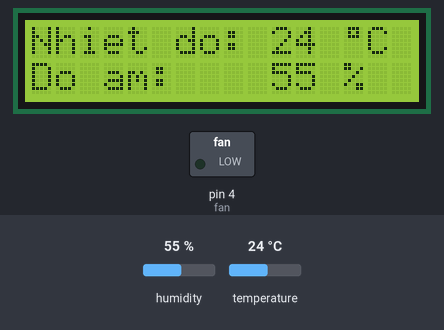
Recording of a sketch running on a simulated Arduino Uno, built with avr-gcc and run on an emulated ATmega328P. On the bench: 16×2 character LCD, switched loads named in the sketch (green lamp = pin HIGH). The inputs (shaded band) are chosen by the test bench; at power-on: temperature 24 °C, humidity 55 %.

Above: at 1.2 s.
1.3 s: temperature set to 29 °C
At 3.4 s:
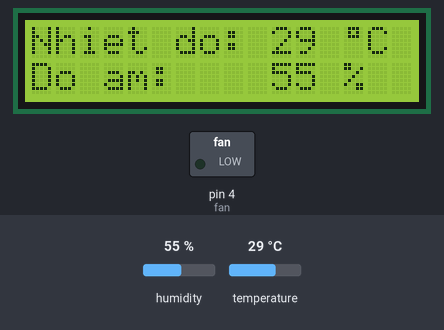
4.0 s: temperature set to 32 °C
At 6.1 s:
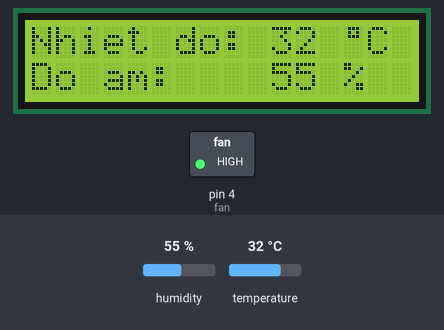
6.7 s: humidity set to 22 %
At 9.4 s:
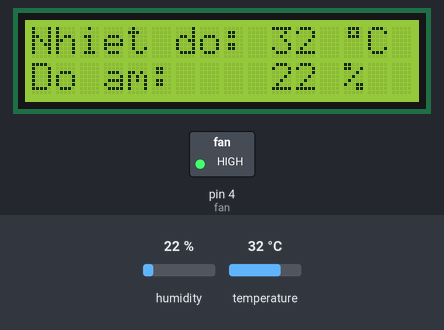
9.8 s: humidity set to 40 %
At 11.4 s:
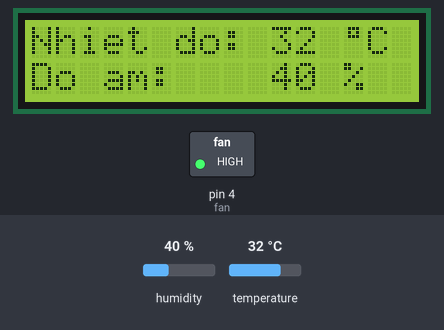
Timing chart, 0 to 12.9 s (numbered marks = the images above; inputs shaded):
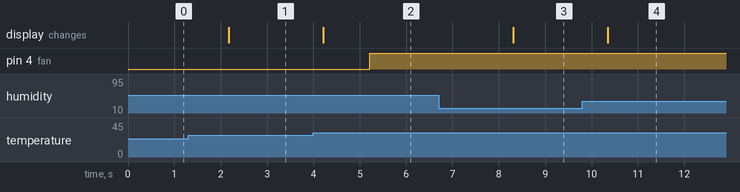

Measured:
- the behaviour switches between 30 and 31 °C on temperature (found by bisection; images 1 and 2)
- after the input at 1.3 s, the display: changes after 0.87 s (image 1)
- after the input at 4.0 s, pin 4 (fan): LOW → HIGH after 1.2 s; the display: changes after 0.21 s (image 2)
- after the input at 6.7 s, the display: changes after 1.6 s (image 3)
- after the input at 9.8 s, the display: changes after 0.55 s (image 4)

The sketch:

DHT11.ino
```cpp
int fan = 4;

#include <DHT.h>
#include <Wire.h>
#include <LiquidCrystal_I2C.h>

LiquidCrystal_I2C lcd(0x27,16,2);

const int DHTPIN = 7;
const int DHTTYPE = DHT11;
DHT dht(DHTPIN, DHTTYPE);

byte degree[8] = {
  0B01110,
  0B01010,
  0B01110,
  0B00000,
  0B00000,
  0B00000,
  0B00000,
  0B00000
};

void setup() {
  lcd.init();
  lcd.backlight();

  lcd.print("Nhiet do: ");
  lcd.setCursor(0,1);
  lcd.print("Do am: ");

  lcd.createChar(1, degree);

  pinMode(fan, OUTPUT);

  dht.begin();
}

void loop() {
  float h = dht.readHumidity();
  float t = dht.readTemperature();

  Serial.print("Nhiet do: ");
  Serial.println(t);
  Serial.print("Do am: ");
  Serial.println(h);

  Serial.println();
  if (isnan(t) || isnan(h)) {
  }
  else {
    lcd.setCursor(10,0);
    lcd.print(round(t));
    lcd.print(" ");
    lcd.write(1);
    lcd.print("C");

    lcd.setCursor(10,1);
    lcd.print(round(h));
    lcd.print(" %");
  }
  delay(1000);
  if(t > 30)
  {
    digitalWrite(fan,HIGH); //Bật quạt
  }
  if(t > 21 && t <=30)
  {
    digitalWrite(fan,LOW); //Tắt quạt
  }

}
```
